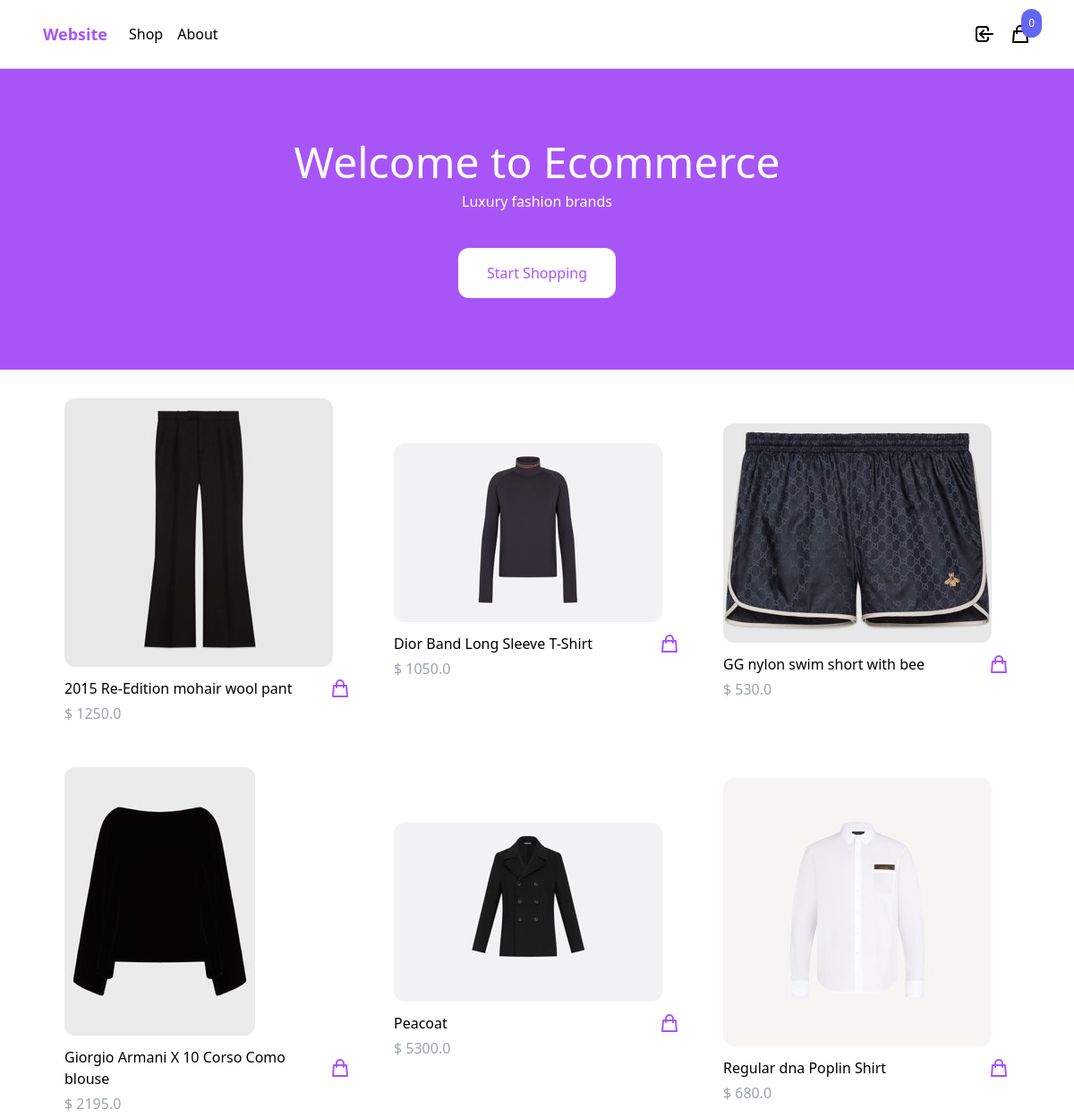
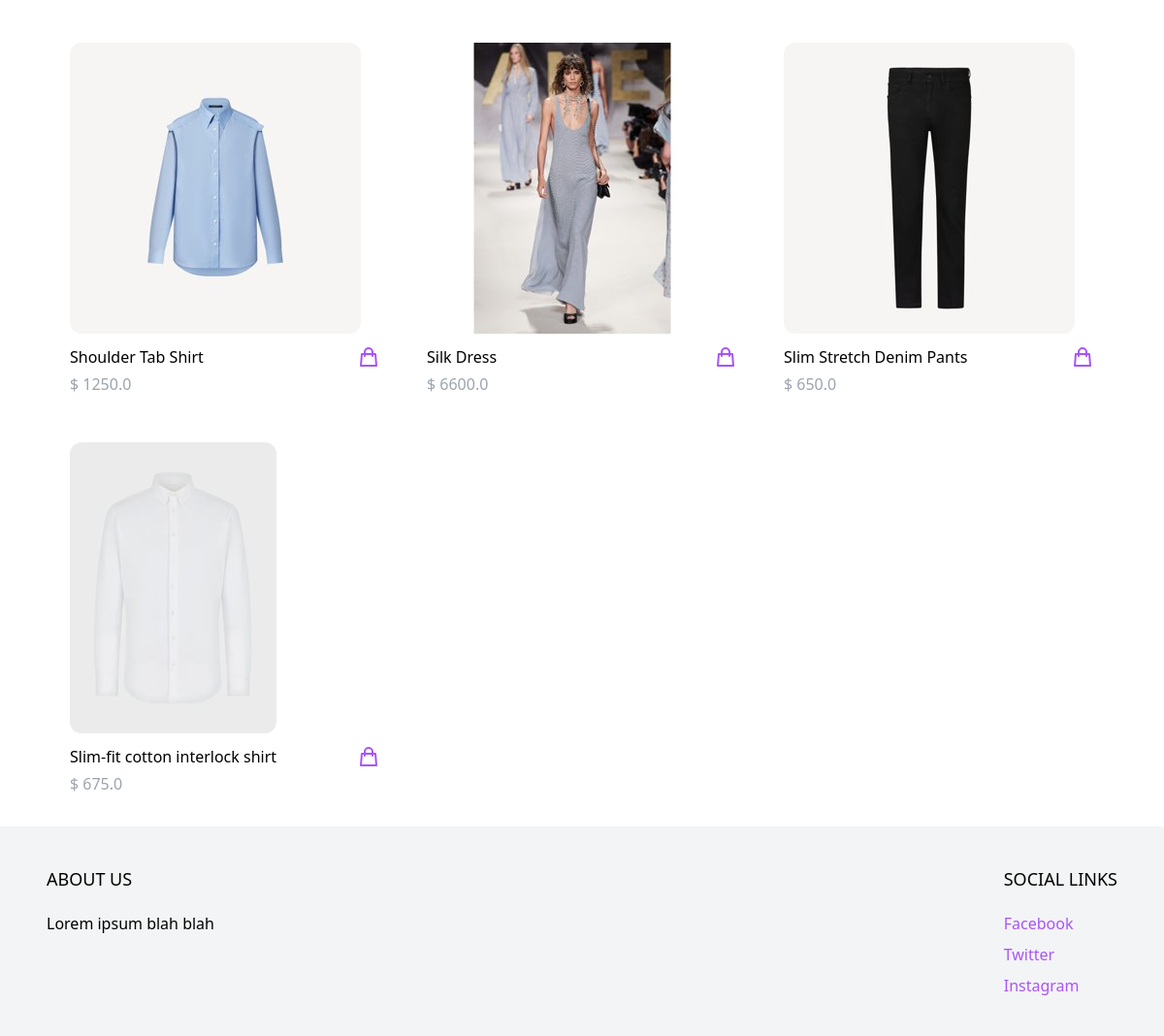
The page / on the database its author committed (2 pictures, top to bottom).
### products/models.py (models this page shows, shortened)
class Product(models.Model):
    product_id = models.AutoField(primary_key=True)
    product_name = models.CharField(max_length=50)
    descrpt = models.CharField(max_length=500)
    quantity = models.IntegerField()
    fk_category = models.ForeignKey(Category, related_name='category', null = True, blank = True, on_delete= models.CASCADE)
    fk_user = models.ForeignKey(User, related_name='products', null = True, blank = True, on_delete=models.CASCADE)
    fk_brand = models.ForeignKey(Brand, null = True, blank = True, on_delete=models.CASCADE)
    price = models.FloatField()
    slug = models.SlugField()
    image = models.ImageField(upload_to = 'uploads/', blank = True, null = True)
    thumbnail = models.ImageField(upload_to = 'uploads/', blank = True, null = True)
    class Meta:
        ordering = ('product_name',)
    def get_thumbnail(self):
        if self.thumbnail:
            return self.thumbnail.url

### core/views.py (the view)
# urls.py: path('', frontpage, name='frontpage'),
def frontpage(request):
    products = Product.objects.all()
    return render(request, 'core/frontpage.html', {'products': products})

### cart/cart.py (called while the page is built)
    def __len__(self):
        return sum(item['quantity'] for item in self.cart.values())

### cart/context_processors.py (called while the page is built)
def cart(request):
    return {'cart': Cart(request)}

### core/templates/core/frontpage.html (shortened to what this page needs)
{% extends 'core/base.html' %}
{% block content %}
<header class="px-6 py-10 lg:py-20 bg-purple-500">
    <div class="max-w-3xl mx-auto text-center">
        <p class="mb-2 text-3xl lg:text-5xl text-white">
            Welcome to Ecommerce
        </p>
        <p class="mb-10 text-white">
            Luxury fashion brands
        </p>
        <a href="#" class="inline-block px-8 py-4 rounded-xl bg-white text-purple-500 hover:bg-gray-200">
            Start Shopping
        </a>
    </div>
</header>
<div class="max-w-6xl mx-auto py-2 px-6 xl:px-0">
    <div class="products flex items-center flex-wrap">
        {% for product in products %}
            {% include 'product/partials/product_list_item.html' %}
        {% endfor %}
    </div>
</div>
{% endblock %}

### products/templates/product/partials/product_list_item.html
<div class="w-full md:w-1/3 xl:w-1/4 p-6">
    <a href="{% url 'product' product.slug %}">
        <img class="rounded-xl hover:shadow-lg" src="{{product.get_thumbnail }}" alt="">
    </a>
    <div class="pt-3 flex items-center justify-between">
        <a href="{% url 'product' product.slug %}">{{ product.product_name }}</a>
        <a
        href="#"
        hx-get = "{% url 'add_to_cart' product.product_id %}"
        hx-target = "#menu-cart-button"
        hx-swap = "outerHTML"
        class="text-purple-500 hover:text-purple-800">
            <svg xmlns="http://www.w3.org/2000/svg" class="h-6 w-6" fill="none" viewBox="0 0 24 24" stroke="currentColor" stroke-width="2">
                <path stroke-linecap="round" stroke-linejoin="round" d="M16 11V7a4 4 0 00-8 0v4M5 9h14l1 12H4L5 9z" />
            </svg>
        </a>
    </div>
    <p class="pt-1 text-gray-400">
        $ {{ product.price }}
    </p>
</div>

### rows shown on the page
Product: get_thumbnail (picture), product_name "2015 Re-Edition mohair wool pant", price "1250.0"
Product: get_thumbnail (picture), product_name "Dior Band Long Sleeve T-Shirt", price "1050.0"
Product: get_thumbnail (picture), product_name "GG nylon swim short with bee", price "530.0"
Product: get_thumbnail (picture), product_name "Giorgio Armani X 10 Corso Como blouse", price "2195.0"
Product: get_thumbnail (picture), product_name "Peacoat", price "5300.0"
Product: get_thumbnail (picture), product_name "Regular dna Poplin Shirt", price "680.0"
Product: get_thumbnail (picture), product_name "Shoulder Tab Shirt", price "1250.0"
Product: get_thumbnail (picture), product_name "Silk Dress", price "6600.0"
Product: get_thumbnail (picture), product_name "Slim Stretch Denim Pants", price "650.0"
Product: get_thumbnail (picture), product_name "Slim-fit cotton interlock shirt", price "675.0"

### other values the page prints
{{ cart | length }} "0"
